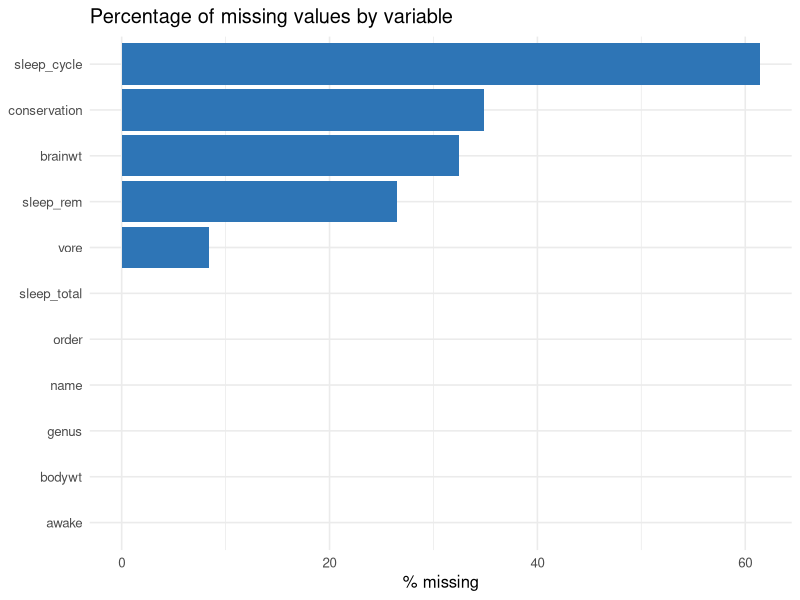
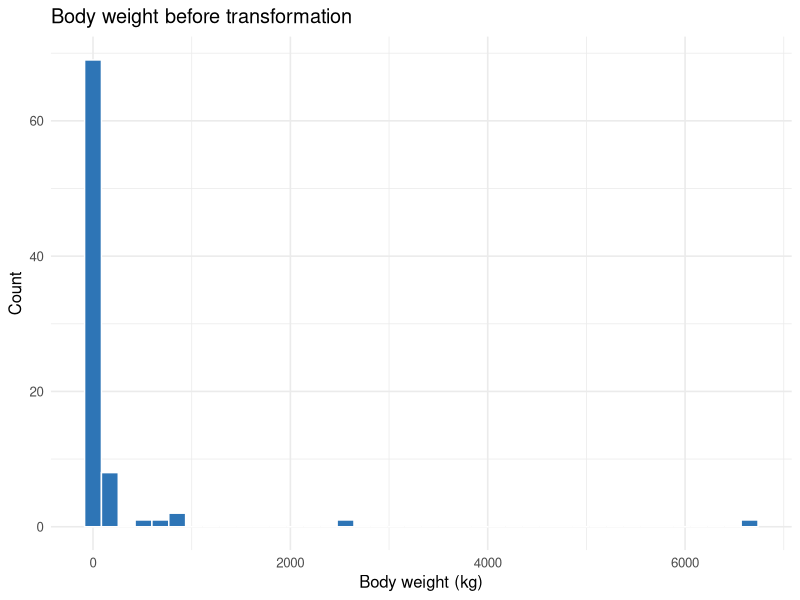
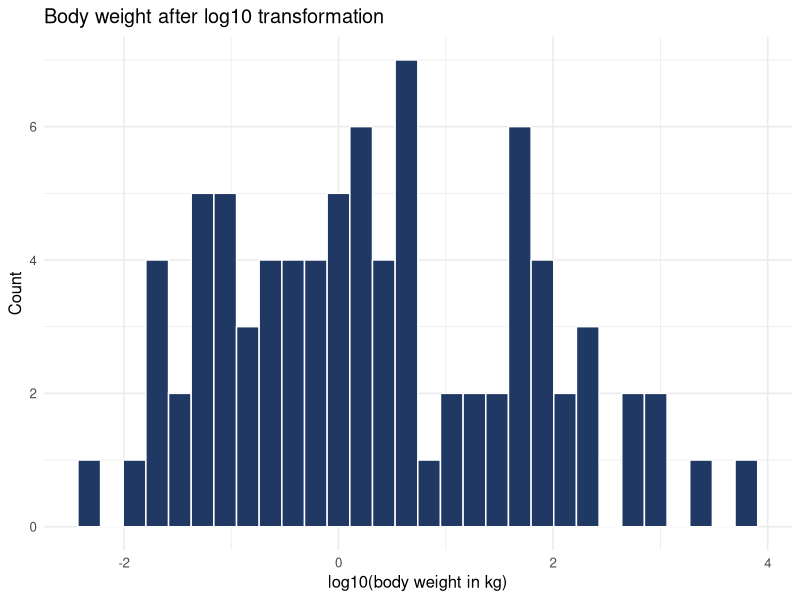
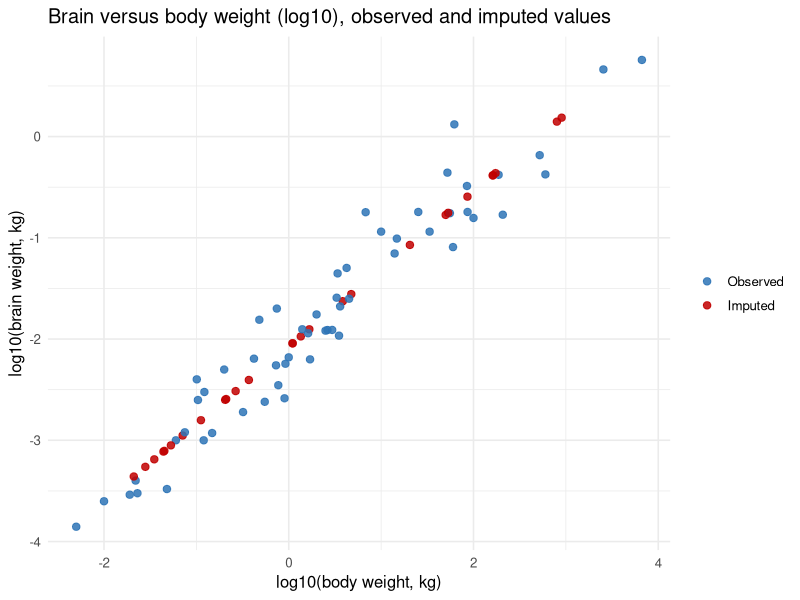
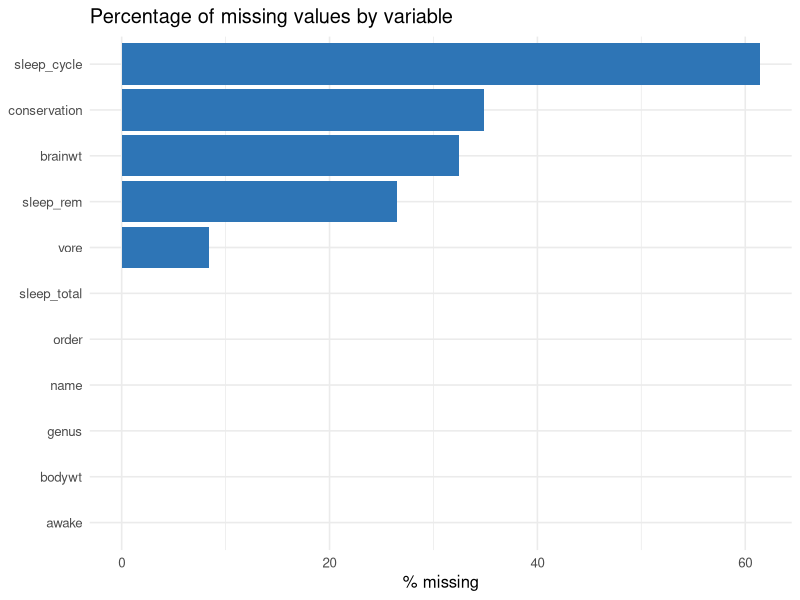
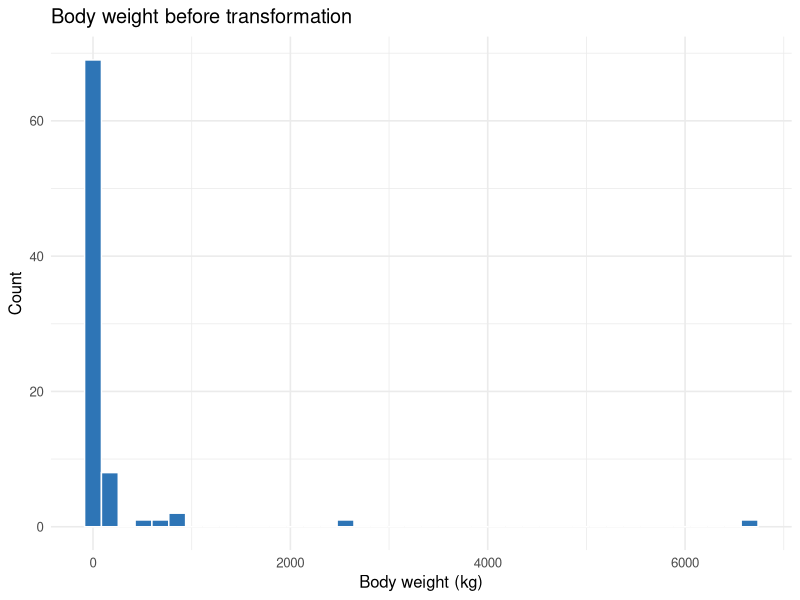
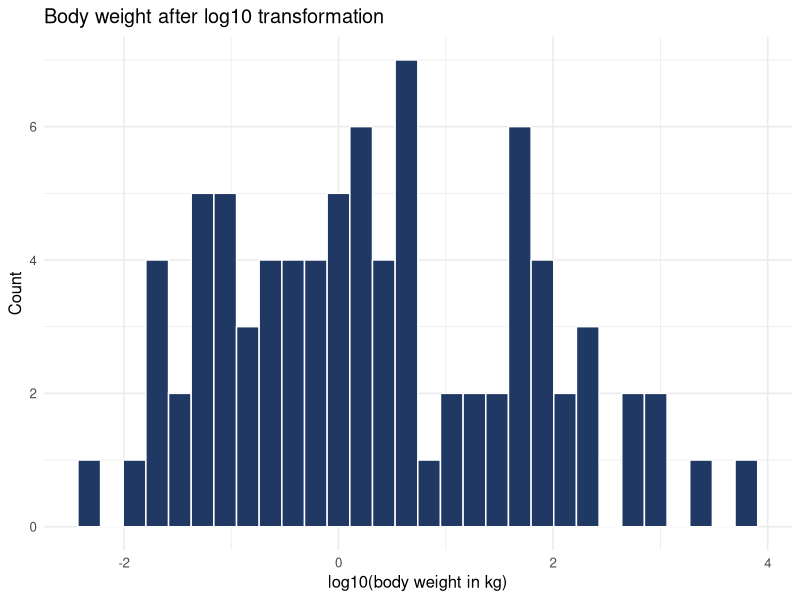
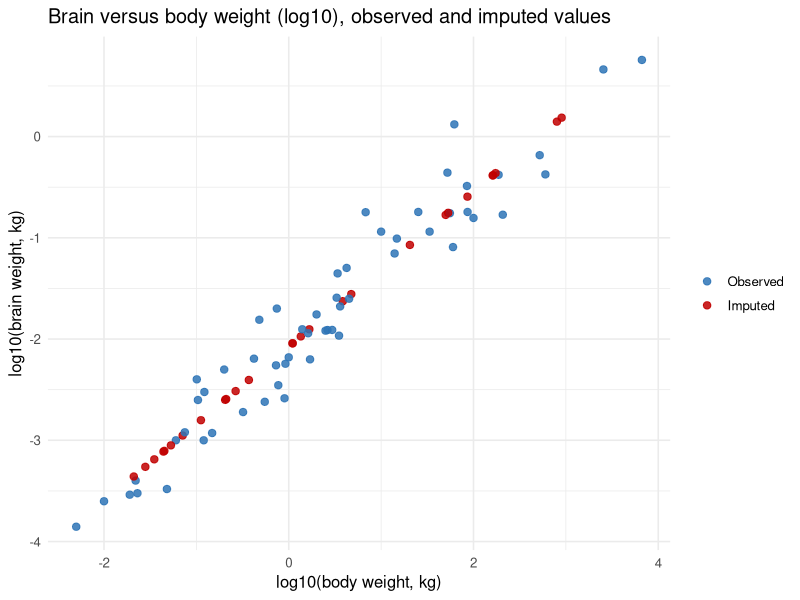

Write the R code that produced these figures, in order.
# =====================================================================
# Week 3: Data Wrangling and Preprocessing (Data Science With R)
# Dataset: msleep (ggplot2) - sleep patterns of 83 mammal species, 11 variables
# Run top to bottom in RStudio, or: Rscript wrangling_msleep.R
# Packages: dplyr and ggplot2 only (plus base R): install.packages(c("dplyr", "ggplot2"))
# Outputs: data/raw, data/processed, figures/, sessionInfo.txt
# =====================================================================

# ---- 0. Setup ----------------------------------------------------
library(dplyr)       # data-wrangling verbs: mutate, filter, summarise, ...
library(ggplot2)     # plotting (and the msleep dataset)

for (d in c("data/raw", "data/processed", "figures"))
  dir.create(d, recursive = TRUE, showWarnings = FALSE)

set.seed(2026)       # makes any random step reproducible
theme_set(theme_minimal(base_size = 12))

# ---- 1. Import and archive raw data ------------------------------
data("msleep", package = "ggplot2")
raw <- msleep                                  # keep an untouched copy
write.csv(raw, "data/raw/msleep_raw.csv", row.names = FALSE)   # archive raw data

glimpse(raw)
dim(raw)
head(raw, 8)
summary(raw)

# ---- 2.1 Missing values ------------------------------------------
missing_tbl <- data.frame(
  variable  = names(raw),
  n_missing = sapply(raw, function(x) sum(is.na(x))),
  row.names = NULL
)
missing_tbl$pct_missing <- round(100 * missing_tbl$n_missing / nrow(raw), 1)
missing_tbl <- missing_tbl[order(-missing_tbl$n_missing), ]
missing_tbl

sum(complete.cases(raw))   # rows that would survive listwise deletion

fig1 <- ggplot(missing_tbl,
               aes(x = reorder(variable, pct_missing), y = pct_missing)) +
  geom_col(fill = "#2E75B6") +
  coord_flip() +
  labs(title = "Percentage of missing values by variable",
       x = NULL, y = "% missing")
ggsave("figures/w3_fig1_missing.png", fig1, width = 7, height = 4.5, dpi = 300)
fig1

# ---- 2.2 Types, levels, duplicates -------------------------------
sapply(raw, class)                 # data types
count(raw, vore)                   # feeding-type codes
count(raw, conservation)           # conservation-status codes
count(raw, order, sort = TRUE)     # taxonomic orders (many rare levels)
sum(duplicated(raw))               # exact duplicate rows
sum(duplicated(raw$name))          # duplicate species names

# ---- 2.3 Consistency checks --------------------------------------
# awake should equal 24 - sleep_total
raw |> filter(abs(awake - (24 - sleep_total)) > 0.1) |> nrow()

# REM sleep cannot exceed total sleep
raw |> filter(sleep_rem > sleep_total) |> nrow()

# measurements must be positive
raw |> filter(bodywt <= 0 | brainwt <= 0 | sleep_total <= 0) |> nrow()

# ---- 2.4 Outliers and skew ---------------------------------------
iqr_outlier <- function(x) {
  q <- quantile(x, c(0.25, 0.75), na.rm = TRUE)
  fence <- 1.5 * diff(q)
  x < q[1] - fence | x > q[2] + fence
}

raw |> summarise(across(where(is.numeric), ~ sum(iqr_outlier(.x), na.rm = TRUE)))

raw |> arrange(desc(bodywt)) |> select(name, bodywt, brainwt, sleep_total) |> head(5)

fig2 <- ggplot(raw, aes(x = bodywt)) +
  geom_histogram(bins = 40, fill = "#2E75B6", colour = "white") +
  labs(title = "Body weight before transformation",
       x = "Body weight (kg)", y = "Count")
ggsave("figures/w3_fig2_bodywt_raw.png", fig2, width = 7, height = 4.5, dpi = 300)
fig2

# ---- 3.1 Fix data types ------------------------------------------
clean <- raw |>
  mutate(
    name  = trimws(gsub("\\s+", " ", name)),   # trim and squeeze spaces
    vore  = factor(vore, levels = c("carni", "herbi", "insecti", "omni"),
                   labels = c("Carnivore", "Herbivore", "Insectivore", "Omnivore")),
    conservation = factor(conservation,
      levels = c("lc", "nt", "vu", "en", "cd", "domesticated"),
      labels = c("Least concern", "Near threatened", "Vulnerable", "Endangered",
                 "Conservation dependent", "Domesticated")),
    order = factor(order)
  ) |>
  distinct()                      # safeguard: no exact duplicates expected

# Safety check: recoding must not create new NAs
stopifnot(sum(is.na(clean$vore)) == sum(is.na(raw$vore)),
          sum(is.na(clean$conservation)) == sum(is.na(raw$conservation)))

# ---- 3.2 Handle missing values -----------------------------------
# (a) Categorical: make missingness an explicit level
add_level <- function(f, label)
  factor(ifelse(is.na(f), label, as.character(f)), levels = c(levels(f), label))

clean <- clean |>
  mutate(vore = add_level(vore, "Unknown"),
         conservation = add_level(conservation, "Not recorded"))

# (b) Flag rows whose numeric values will be imputed
clean <- clean |>
  mutate(sleep_rem_imputed = is.na(sleep_rem),
         brainwt_imputed   = is.na(brainwt))

# (c) Brain weight: predict from body weight with a log-log regression
brain_model <- lm(log10(brainwt) ~ log10(bodywt), data = clean)
brain_pred  <- 10^predict(brain_model, newdata = clean)

# (d) REM sleep: median imputation, capped at total sleep
rem_median <- median(clean$sleep_rem, na.rm = TRUE)

clean <- clean |>
  mutate(
    brainwt   = if_else(is.na(brainwt), brain_pred, brainwt),
    sleep_rem = if_else(is.na(sleep_rem), pmin(rem_median, sleep_total), sleep_rem)
  ) |>
  select(-sleep_cycle, -awake)   # >50% missing / redundant (24 - sleep_total)

# ---- 4.1 Feature extraction --------------------------------------
# Keep the 5 most common taxonomic orders; group the rest as "Other"
top_orders <- names(sort(table(clean$order), decreasing = TRUE))[1:5]

clean <- clean |>
  mutate(
    log_bodywt  = log10(bodywt),
    log_brainwt = log10(brainwt),
    brain_pct   = 100 * brainwt / bodywt,     # brain mass as % of body mass
    rem_share   = sleep_rem / sleep_total,    # share of sleep spent in REM
    name_words  = lengths(strsplit(name, "\\s+")),   # words in the common name
    sleep_pattern = factor(
      case_when(sleep_total < 8  ~ "Short",
                sleep_total < 14 ~ "Medium",
                TRUE             ~ "Long"),
      levels = c("Short", "Medium", "Long"), ordered = TRUE),
    order_grp = factor(if_else(as.character(order) %in% top_orders,
                               as.character(order), "Other"))
  )

count(clean, order_grp, sort = TRUE)
count(clean, sleep_pattern)

# ---- 4.2 Encoding ------------------------------------------------
# Ordinal encoding: keeps the Short < Medium < Long ordering
clean <- clean |> mutate(sleep_pattern_ord = as.integer(sleep_pattern))

# One-hot encoding of nominal variables (full dummy set, no reference level)
onehot <- as.data.frame(model.matrix(
  ~ vore + order_grp - 1, data = clean,
  contrasts.arg = list(
    vore      = contrasts(clean$vore, contrasts = FALSE),
    order_grp = contrasts(clean$order_grp, contrasts = FALSE))
))

names(onehot) <- gsub("[^A-Za-z0-9]+", "_", names(onehot))

dim(onehot)
names(onehot)

# ---- 4.3 Scaling -------------------------------------------------
minmax <- function(x) (x - min(x)) / (max(x) - min(x))

clean <- clean |>
  mutate(
    across(c(sleep_total, sleep_rem, log_bodywt, log_brainwt),
           ~ as.numeric(scale(.x)), .names = "{.col}_z"),
    across(c(rem_share, brain_pct), minmax, .names = "{.col}_mm")
  )

clean |> summarise(across(ends_with("_z"), list(mean = mean, sd = sd)))
clean |> summarise(across(ends_with("_mm"), list(min = min, max = max)))

# ---- 4.4 Leakage-safe scaling pattern ----------------------------
# Leakage-safe pattern for modelling: learn scaling from TRAIN only
idx   <- sample(seq_len(nrow(clean)), size = round(0.8 * nrow(clean)))
train <- clean[idx, ]
test  <- clean[-idx, ]

mu  <- mean(train$log_bodywt)
sdv <- sd(train$log_bodywt)
train$log_bodywt_z <- (train$log_bodywt - mu) / sdv
test$log_bodywt_z  <- (test$log_bodywt  - mu) / sdv   # reuse TRAIN statistics

# ---- 5. Validation and before/after ------------------------------
final <- bind_cols(clean, onehot)

stopifnot(
  nrow(final) == nrow(raw),
  sum(is.na(final[, c("vore", "conservation", "sleep_rem", "brainwt")])) == 0,
  all(final$bodywt > 0, final$brainwt > 0),
  all(final$sleep_rem <= final$sleep_total),
  all(is.finite(final$log_bodywt), is.finite(final$log_brainwt))
)

comparison <- data.frame(
  stage         = c("raw", "final"),
  rows          = c(nrow(raw), nrow(final)),
  columns       = c(ncol(raw), ncol(final)),
  missing_cells = c(sum(is.na(raw)), sum(is.na(final)))
)
comparison

head(raw, 5)
final |> select(name, vore, conservation, sleep_total, sleep_rem, brainwt,
                log_bodywt, rem_share, sleep_pattern) |> head(5)

# ---- 6. Figures after cleaning -----------------------------------
fig3 <- ggplot(final, aes(x = log_bodywt)) +
  geom_histogram(bins = 30, fill = "#1F3864", colour = "white") +
  labs(title = "Body weight after log10 transformation",
       x = "log10(body weight in kg)", y = "Count")
ggsave("figures/w3_fig3_bodywt_log.png", fig3, width = 7, height = 4.5, dpi = 300)
fig3

fig4 <- ggplot(final, aes(x = log_bodywt, y = log_brainwt, colour = brainwt_imputed)) +
  geom_point(size = 2.2, alpha = 0.85) +
  scale_colour_manual(values = c(`FALSE` = "#2E75B6", `TRUE` = "#C00000"),
                      labels = c("Observed", "Imputed"), name = NULL) +
  labs(title = "Brain versus body weight (log10), observed and imputed values",
       x = "log10(body weight, kg)", y = "log10(brain weight, kg)")
ggsave("figures/w3_fig4_imputation.png", fig4, width = 7, height = 4.5, dpi = 300)
fig4

# ---- 7. Export and session info ----------------------------------
write.csv(final, "data/processed/msleep_clean.csv", row.names = FALSE)
saveRDS(final, "data/processed/msleep_clean.rds")   # preserves factor types
writeLines(capture.output(sessionInfo()), "sessionInfo.txt")
sessionInfo()
